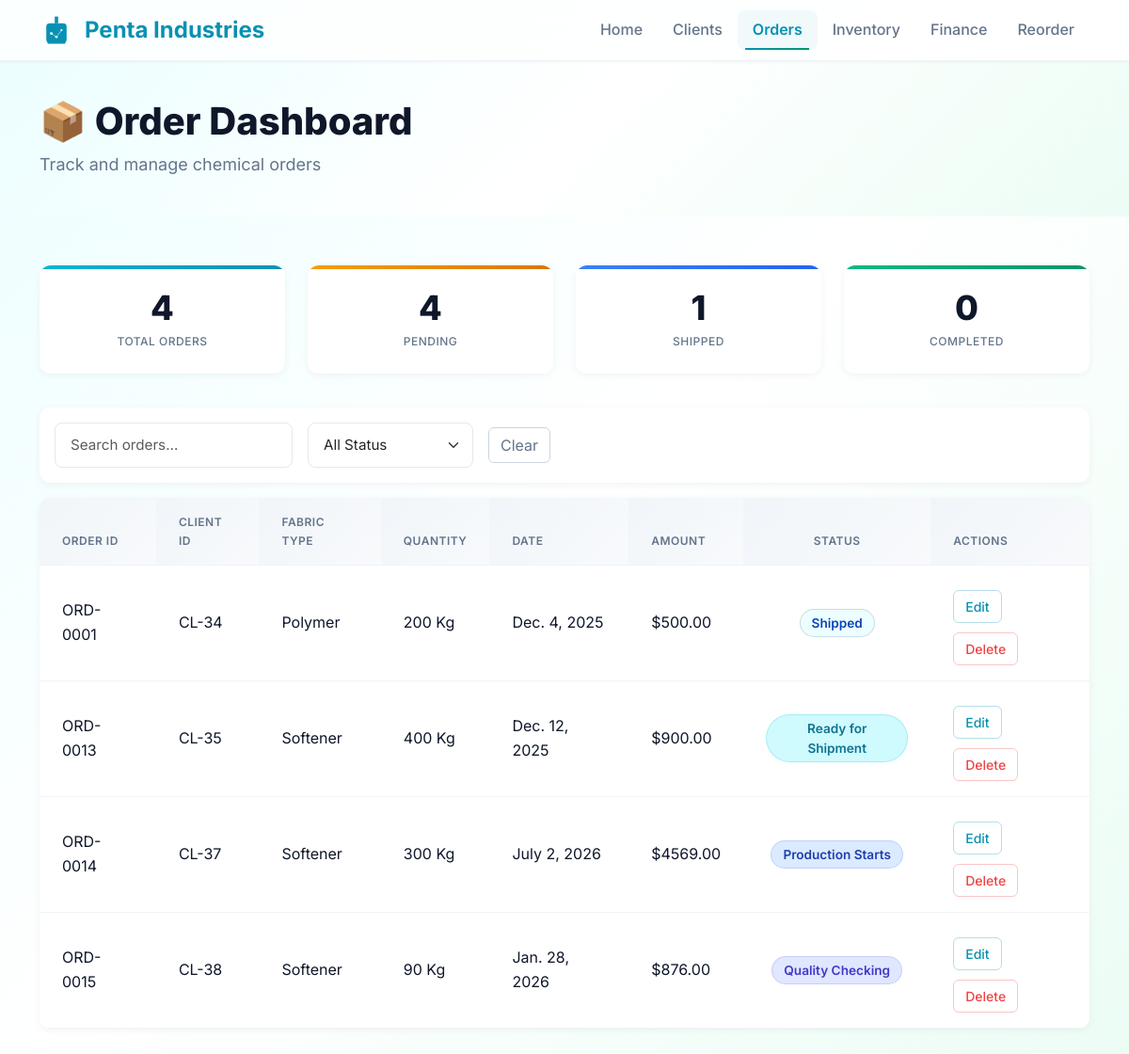
/order/, run on an earlier commit of the app's database.
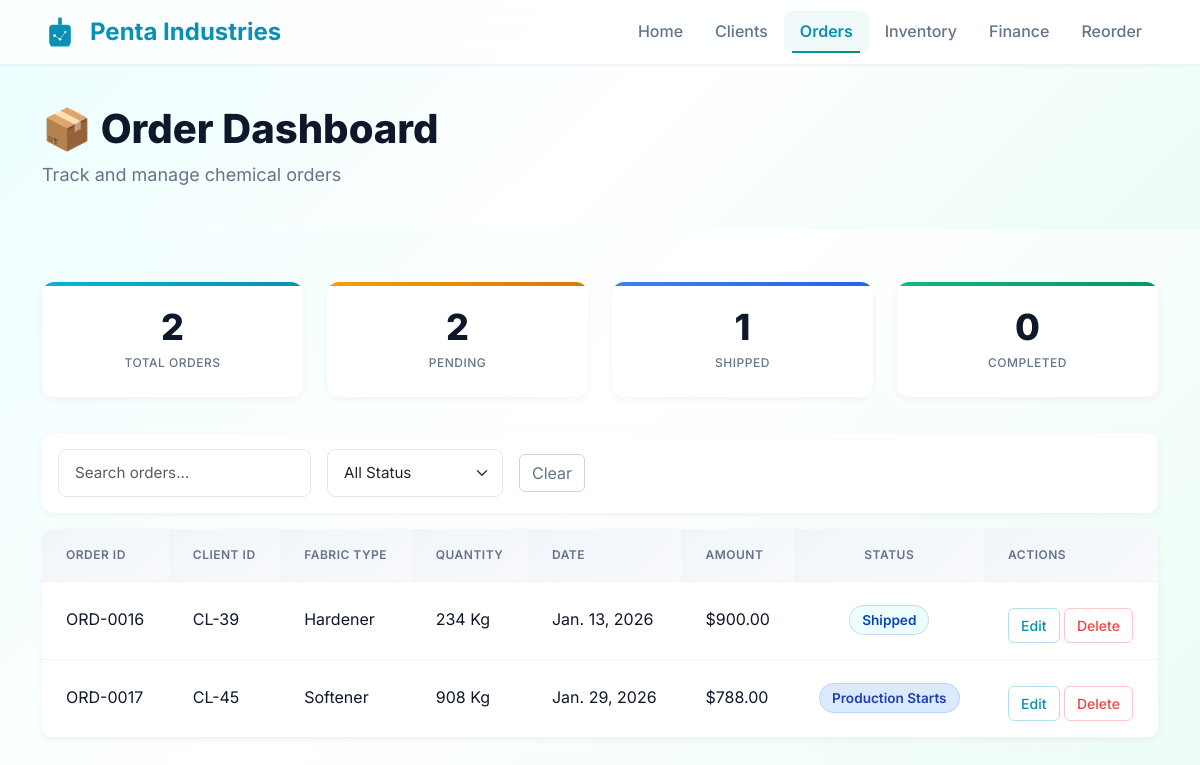
And on a later commit of the database.
### core/models.py (models this page shows, shortened)
class Order(models.Model):
    STATUS_CHOICES = [
        ('sample_preparing', 'Sample Preparing'),
        ('production_starts', 'Production Starts'),
        ('quality_checking', 'Quality Checking'),
        ('ready_for_shipment', 'Ready for Shipment'),
        ('shipped', 'Shipped'),
        ('completed', 'Completed'),
    ]
    order_id = models.CharField(max_length=20, unique=True, blank=True)
    fabric_type = models.CharField(max_length=100, blank=True, null=True)
    quantity = models.PositiveIntegerField(blank=True, null=True)
    payment = models.DecimalField(max_digits=10,decimal_places=2, blank=True, null=True)
    client = models.ForeignKey(Client, on_delete=models.CASCADE, related_name='orders')
    status = models.CharField(max_length=50, choices=STATUS_CHOICES, default='sample_preparing')
    created_at = models.DateTimeField(auto_now_add=True)
    due_date = models.DateField(blank=True, null=True)
    paid_amount = models.DecimalField(max_digits=10, decimal_places=2, default=0)
    payment_method = models.CharField(
        max_length=20,
        choices=[
            ('cash', 'Cash'),
            ('bank_transfer', 'Bank Transfer'),
            ('credit_card', 'Credit Card'),
            ('upi', 'UPI'),
            ('other', 'Other')
        ],
        default='bank_transfer'
    )

class Client(models.Model):
    name = models.CharField(max_length=100)
    email = models.EmailField(null=True,blank=True)
    phone = models.CharField(max_length=15, blank=True)
    company = models.CharField(max_length=100, blank=True)
    is_active = models.BooleanField(default=True)
    avatar = models.ImageField(upload_to='avatars/' , blank=True , null=True)
    created_at = models.DateTimeField(auto_now_add=True)

### core/views.py (the view, shortened to what this page needs)
# urls.py: path('order/', views.order_dashboard, name='order_dashboard'),
def order_dashboard(request):
    orders = Order.objects.select_related('client').all()  # Efficient query
    status_filter = request.GET.get('status')
    if status_filter:
        orders = orders.filter(status=status_filter)
    search_query = request.GET.get('search', '')
    if request.method == "POST" and "edit_order" in request.POST:
        order_id = request.POST.get("order_id")
        order = get_object_or_404(Order, id=order_id)
        form = OrderForm(request.POST, instance=order)
        if form.is_valid():
            form.save()
            ActivityLog.objects.create(
                activity_type='order_updated',
                description=f'Order updated: #{order.order_id} status changed to {order.status}',
                user=request.user,
                order_id=order.id
            )
            messages.success(request, f"Order {order.order_id} updated successfully.")
            return redirect('order_dashboard')
    else:
        form = OrderForm() # Empty form for the modal
    total_orders = Order.objects.all().count()
    pending = Order.objects.exclude(status='completed').count()
    shipped = Order.objects.filter(status='shipped').count()
    completed = Order.objects.filter(status='completed').count()
    return render(request, 'orders.html', {
        'orders': orders,
        'form': form,
        'total_orders': total_orders,
        'pending': pending,
        'shipped': shipped,
        'completed': completed,
    })

### core/forms.py
class OrderForm(forms.ModelForm):
    class Meta:
        model = Order
        fields = ['fabric_type', 'quantity', 'due_date', 'status', 'payment']
        widgets = {
            'due_date': forms.DateInput(attrs={'type': 'date'}),
            'payment': forms.NumberInput(attrs={'step': '0.01'}),
        }

### templates/orders.html (shortened to what the changed rows need)
{% load static %}
<!DOCTYPE html>
<html lang="en">
<head>
  <link href="https://cdn.jsdelivr.net/npm/bootstrap@5.3.2/dist/css/bootstrap.min.css" rel="stylesheet">
  <link href="{% static 'css/order-dashboard.css' %}" rel="stylesheet">
</head>
<body>
  <section class="header-section">
    <div class="container">
      <div class="d-flex justify-content-between align-items-center">
        <div>
          <h2>📦 Order Dashboard</h2>
        </div>
      </div>
    </div>
  </section>
  <div class="container mt-4">
    <div class="row g-3">
      <div class="col-md-3">
        <div class="card">
          <h3>{{ total_orders }}</h3>
          <small>Total Orders</small>
        </div>
      </div>
      <div class="col-md-3">
        <div class="card">
          <h3>{{ pending }}</h3>
          <small>Pending</small>
        </div>
      </div>
    </div>
  </div>
  <div class="container mb-5">
    <div class="card">
      <div class="table-responsive">
        <table class="table table-hover mb-0">
          <thead>
            <tr>
              <th>Order ID</th>
              <th>Client ID</th>
              <th>Fabric Type</th>
              <th>Quantity</th>
              <th>Date</th>
              <th>Amount</th>
              <th style="text-align:center">Status</th>
              <th>Actions</th>
            </tr>
          </thead>
          <tbody>
            {% for order in orders %}
            <tr>
              <td>{{ order.order_id }}</td>
              <td>CL-{{ order.client.id }}</td>
              <td>{{ order.fabric_type }}</td>
              <td>{{ order.quantity }} Kg</td>
              <td>{{ order.due_date }}</td>
              <td>${{ order.payment }}</td>
              <td style="text-align: center;">
                {% if order.status == 'sample_preparing' %}
                <span class="stat-badge status-pending">Sample Preparing</span>
                {% elif order.status == 'production_starts' %}
                <span class="stat-badge status-production">Production Starts</span>
                {% elif order.status == 'quality_checking' %}
                <span class="stat-badge status-quality">Quality Checking</span>
                {% elif order.status == 'ready_for_shipment' %}
                <span class="stat-badge status-shipment" style="text-align: center;">Ready for Shipment</span>
                {% elif order.status == 'shipped' %}
                <span class="stat-badge status-shipped">Shipped</span>
                {% elif order.status == 'completed' %}
                <span class="stat-badge status-completed">Completed</span>
                {% endif %}
              </td>
              <td>
                <button type="button" class="btn btn-sm btn-outline-primary edit-order-btn"
                  data-internal-id="{{ order.id }}" data-order-id="{{ order.order_id }}"
                  data-fabric="{{ order.fabric_type }}" data-qty="{{ order.quantity }}"
                  data-payment="{{ order.payment }}" data-status="{{ order.status }}"
                  data-due_date="{{ order.due_date|date:'Y-m-d' }}" data-client-id="{{ order.client.id }}"
                  data-bs-toggle="modal" data-bs-target="#editOrderModal">
                  Edit
                </button>
                <button type="button" class="btn btn-sm btn-outline-danger delete-order-btn"
                  data-order-id="{{ order.order_id }}" data-internal-id="{{ order.id }}" data-bs-toggle="modal"
                  data-bs-target="#deleteOrderModal">
                  Delete
                </button>
              </td>
            </tr>
            {% empty %}
            <tr>
              <td colspan="9" class="text-center py-4">No orders yet.</td>
            </tr>
            {% endfor %}
          </tbody>
        </table>
      </div>
    </div>
  </div>
</body>
</html>

What changed in the data, as far as the page shows it:
removed Order: order_id "ORD-0001", client.id "34", fabric_type "Polymer", quantity "200", due_date "Dec. 4, 2025", payment "500.00", status "Shipped"
removed Order: order_id "ORD-0013", client.id "35", fabric_type "Softener", quantity "400", due_date "Dec. 12, 2025", payment "900.00", shows "Ready for Shipment"
removed Order: order_id "ORD-0014", client.id "37", fabric_type "Softener", quantity "300", due_date "July 2, 2026", payment "4569.00", shows "Production Starts"
removed Order: order_id "ORD-0015", client.id "38", fabric_type "Softener", quantity "90", due_date "Jan. 28, 2026", payment "876.00", status "Quality Checking"
added Order: order_id "ORD-0016", client.id "39", fabric_type "Hardener", quantity "234", due_date "Jan. 13, 2026", payment "900.00", status "Shipped"
added Order: order_id "ORD-0017", client.id "45", fabric_type "Softener", quantity "908", due_date "Jan. 29, 2026", payment "788.00", shows "Production Starts"
Also different on the page:
{{ total_orders }}: "4" → "2"
{{ pending }}: "4" → "2"
